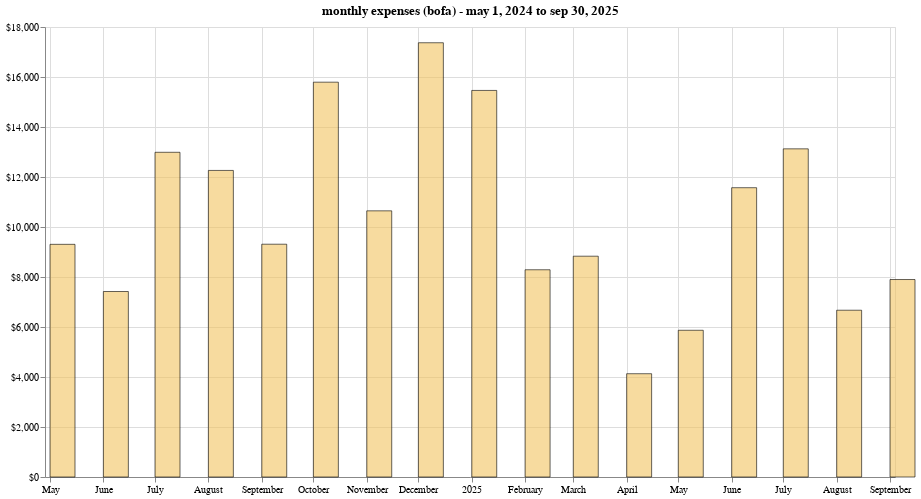

Here is the notebook cell this chart was saved with:
### Code cell
alt.Chart(
    df_monthly,
    title=f'monthly expenses (bofa) - may 1, 2024 to sep 30, 2025',
    width=850,
    height=450,
).mark_bar(
    color=base_color,
    stroke='black',
    opacity=base_opacity,
    width=25,
    align='left',
).encode(
    x=alt.X('Month', title=''),
    y=alt.Y('Expenses', title='', axis=alt.Axis(format='$,d')),
    tooltip='custom_tooltip:N',
).transform_calculate(
    custom_tooltip='"$" + datum.Expenses'
)

### Figure 1 — Vega-Lite specification as saved in the notebook (floating-point values rounded to 4 significant figures)
{"usermeta": {"embedOptions": {"theme": "latimes"}}, "config": {"view": {"continuousWidth": 300, "continuousHeight": 300}}, "data": {"name": "data-d9e1e15398686825d2e66ab484fb33ca"}, "mark": {"type": "bar", "align": "left", "color": "#f2c45f", "opacity": 0.6, "stroke": "black", "width": 25}, "encoding": {"tooltip": {"field": "custom_tooltip", "type": "nominal"}, "x": {"field": "Month", "title": "", "type": "temporal"}, "y": {"axis": {"format": "$,d"}, "field": "Expenses", "title": "", "type": "quantitative"}}, "height": 450, "title": "monthly expenses (bofa) - may 1, 2024 to sep 30, 2025", "transform": [{"calculate": "\"$\" + datum.Expenses", "as": "custom_tooltip"}], "width": 850, "$schema": "https://vega.github.io/schema/vega-lite/v5.20.1.json", "datasets": {"data-d9e1e15398686825d2e66ab484fb33ca": [{"Month": "2024-05-01T00:00:00", "Expenses": 9307.0}, {"Month": "2024-06-01T00:00:00", "Expenses": 7420.0}, {"Month": "2024-07-01T00:00:00", "Expenses": 12990.0}, {"Month": "2024-08-01T00:00:00", "Expenses": 12260.0}, {"Month": "2024-09-01T00:00:00", "Expenses": 9312.0}, {"Month": "2024-10-01T00:00:00", "Expenses": 15790.0}, {"Month": "2024-11-01T00:00:00", "Expenses": 10650.0}, {"Month": "2024-12-01T00:00:00", "Expenses": 17370.0}, {"Month": "2025-01-01T00:00:00", "Expenses": 15460.0}, {"Month": "2025-02-01T00:00:00", "Expenses": 8290.0}, {"Month": "2025-03-01T00:00:00", "Expenses": 8832.0}, {"Month": "2025-04-01T00:00:00", "Expenses": 4132.0}, {"Month": "2025-05-01T00:00:00", "Expenses": 5869.0}, {"Month": "2025-06-01T00:00:00", "Expenses": 11570.0}, {"Month": "2025-07-01T00:00:00", "Expenses": 13130.0}, {"Month": "2025-08-01T00:00:00", "Expenses": 6671.0}, {"Month": "2025-09-01T00:00:00", "Expenses": 7899.0}]}}
